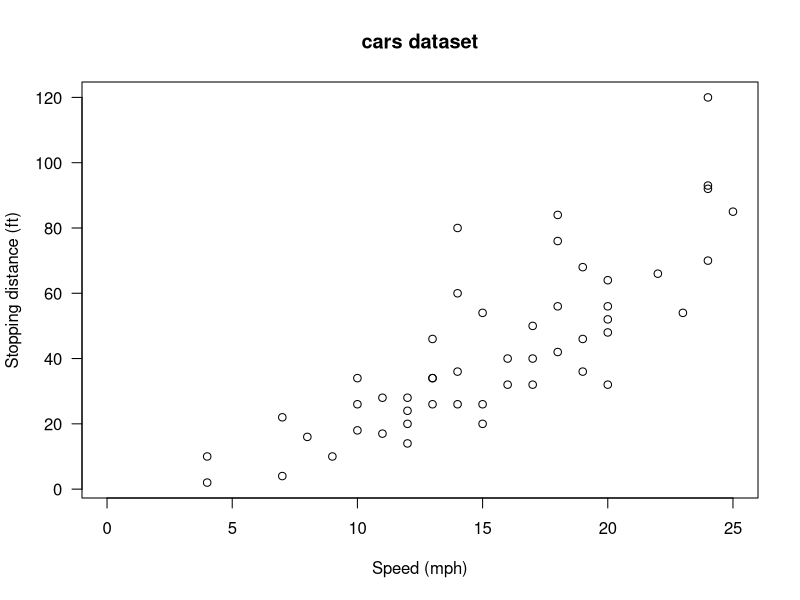
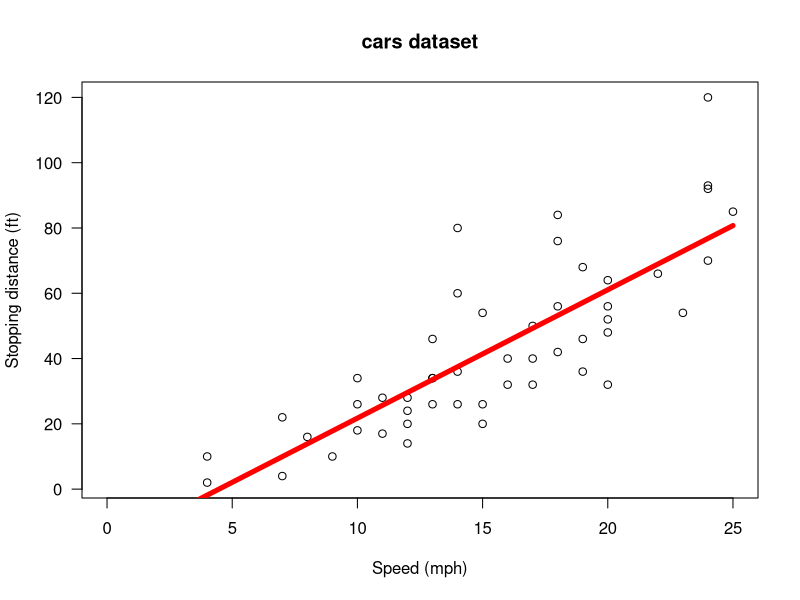
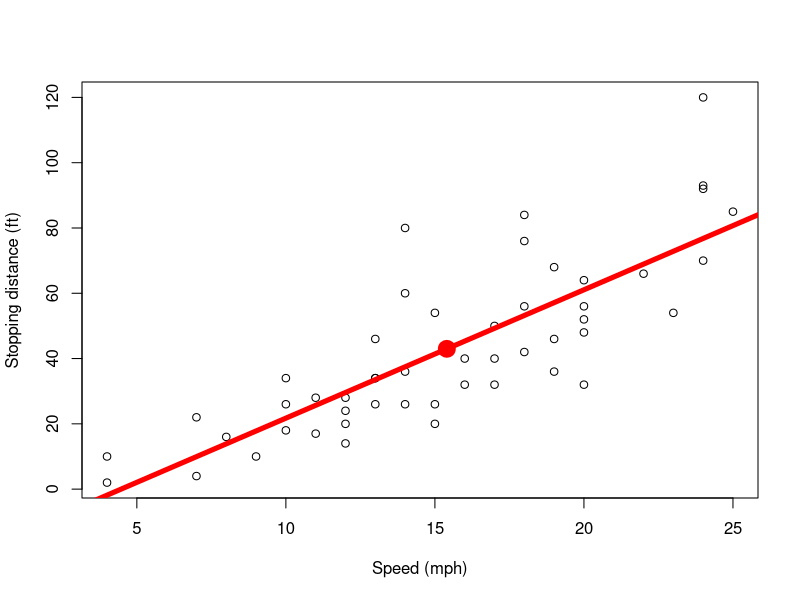
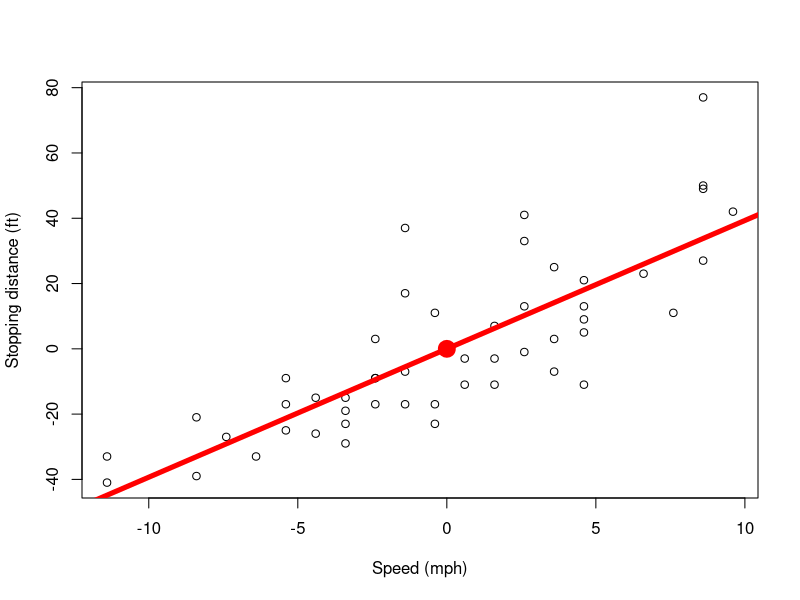
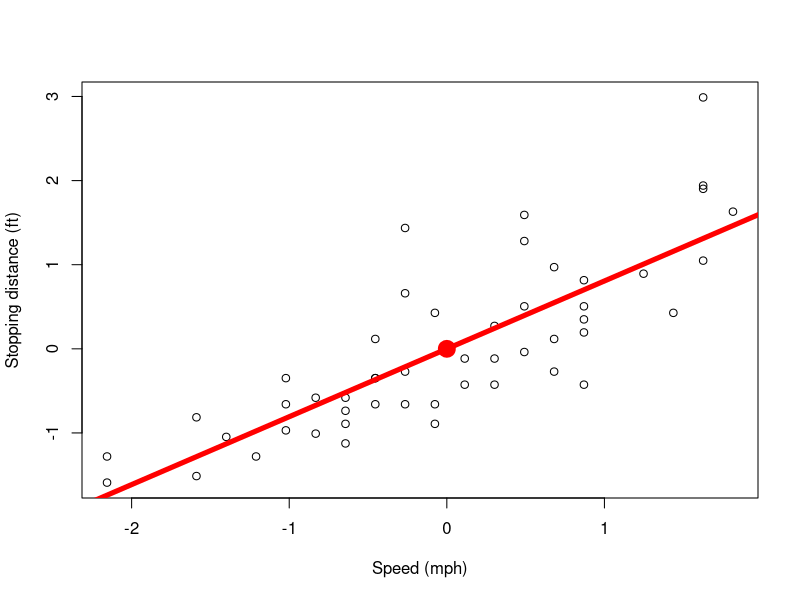
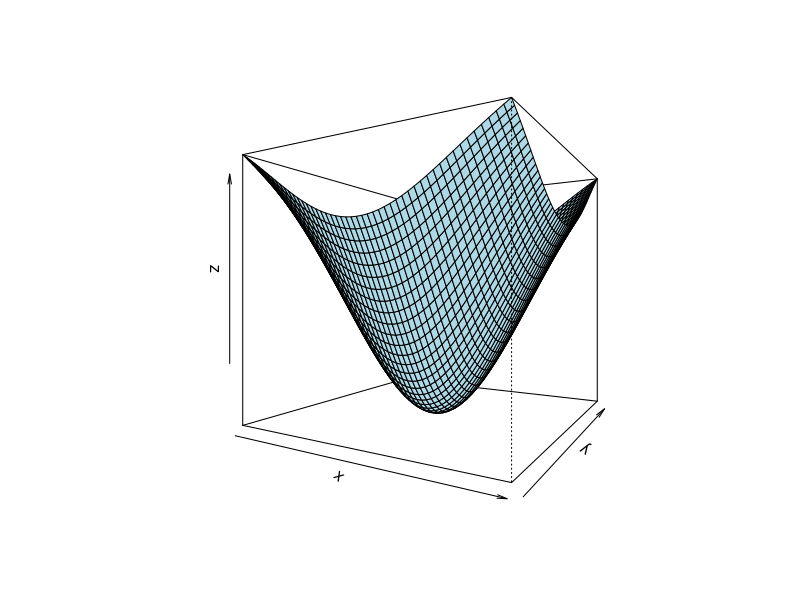
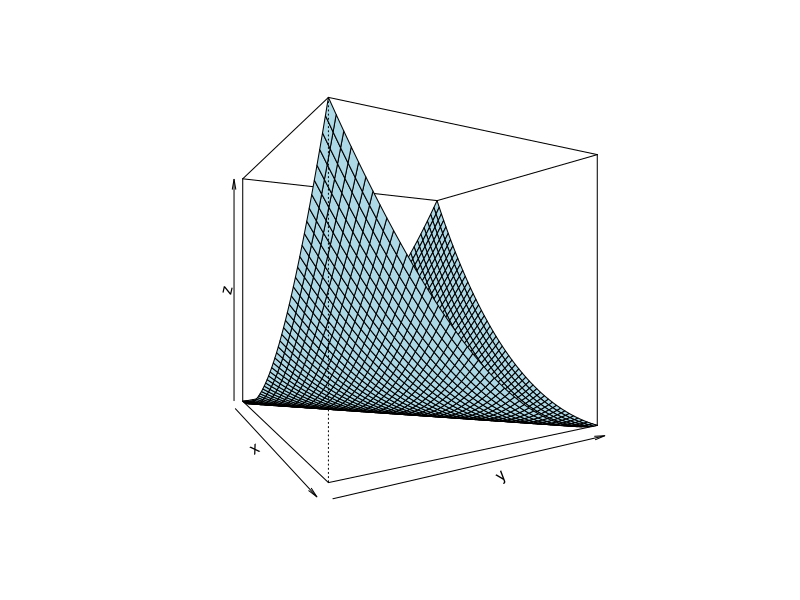
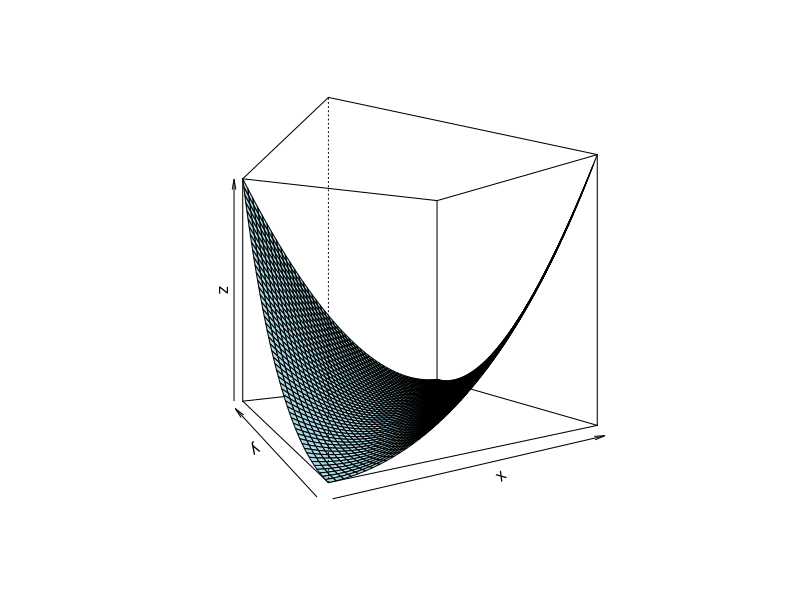

Generate these figures, in order, with R:
require(stats); require(graphics); attach(cars)
#scatter plot of the dataset "cars" 
pdf("../images/cars_data_plot.pdf")
plot(cars, xlab = "Speed (mph)", ylab = "Stopping distance (ft)",
     las = 1, xlim = c(0, 25))
title(main = "cars dataset")
dev.off()



#scatter plot of the dataset "cars" with the regression function, ie least square estimate
pdf("../images/cars_data_plot_regression.pdf")
plot(cars, xlab = "Speed (mph)", ylab = "Stopping distance (ft)",
     las = 1, xlim = c(0, 25))
title(main = "cars dataset")

d <- seq(0, 25, length.out = 200)
fm <- lm(dist ~ speed, data = cars)
lines(d, predict(fm, data.frame(speed = d)), col = 'red',lwd=5)
dev.off()


#scatter plot of the dataset "cars" with the regression function, ie least square estimate
# with added the center of gravity of the cloud of points
attach(cars);summary(cars); 
pdf("../images/cars_data_plot_regression_gravity.pdf")
plot(speed,dist,xlab = "Speed (mph)", ylab = "Stopping distance (ft)")
reglin<-lm(dist ~ speed); 
abline(reglin,col = "red", lwd=5); summary(reglin)
points(mean(speed),mean(dist),col = "red",lwd=10)
dev.off()

#scatter plot of the dataset "cars" with the regression function, ie least square estimate
# with added the center of gravity of the cloud of points, after recentering
dim_cars=dim(cars)
attach(cars);summary(cars); 
pdf("../images/cars_data_plot_regression_gravity_recentered.pdf")
cars_recentered <- as.data.frame(scale(cars, scale = FALSE))
plot(cars_recentered,xlab = "Speed (mph)", ylab = "Stopping distance (ft)")
reglin_center<-lm(cars_recentered$dist ~ cars_recentered$speed); 
abline(reglin_center,col = "red", lwd=5); summary(reglin)
points(mean(cars_recentered$speed),mean(cars_recentered$dist),col = "red",lwd=10)
dev.off()


#scatter plot of the dataset "cars" with the regression function, ie least square estimate
# with added the center of gravity of the cloud of points, after recentering+rescaling
attach(cars);summary(cars); 
pdf("../images/cars_data_plot_regression_gravity_recentered_rescaled.pdf")
cars_rescaled <- as.data.frame(scale(cars, scale = TRUE))
plot(cars_rescaled,xlab = "Speed (mph)", ylab = "Stopping distance (ft)")
reglin_center<-lm(cars_rescaled$dist ~ cars_rescaled$speed); 
abline(reglin_center,col = "red", lwd=5); summary(reglin)
points(mean(cars_rescaled$speed),mean(cars_rescaled$dist),col = "red",lwd=10)
dev.off()

sd(cars_rescaled$dist)

# check the formula for the expression of the lst square
mean(dist)
mean(speed)
cor(dist,speed)*sd(dist)/sd(speed)


# Surface example:
pdf("../images/CN0_2d.pdf")
x <- seq(-1, 1, length= 50)
y <- x
f <- function(x, y) { r <- -(x^2+y^2);1-exp(r) }
z <- outer(x, y, f)
z[is.na(z)] <- 1
op <- par(bg = "white")
persp(x, y, z, theta = 30, phi = 0, expand = 0.95, col = "lightblue")
dev.off()


# Surface example 2:
pdf("../images/CN0_2d_non_trivial.pdf")
x <- seq(-1, 1, length= 50)
y <- x
f <- function(x, y) { r <- -(x-y)^2;(1-r) }
z <- outer(x, y, f)
z[is.na(z)] <- 1
op <- par(bg = "white")
persp(x, y, z, theta = 60, phi = 0, expand = 0.95, col = "lightblue")
dev.off()


pdf("../images/CN0_2d_non_trivial2.pdf")
x <- seq(-1, 1, length= 50)
y <- x
f <- function(x, y) { r <- -(x-y)^2;(1-r) }
z <- outer(x, y, f)
z[is.na(z)] <- 1
op <- par(bg = "white")
persp(x, y, z, theta = -30, phi = 0, expand = 0.95, col = "lightblue")
dev.off()


# if not installed, install scatterplot3d
#install.packages("scatterplot3d")
require(scatterplot3d)
pdf("../images/tree_data_plot_regression.pdf")
data(trees)
s3d <- scatterplot3d(trees, type = "h", color = "blue",
                     angle = 55, scale.y = 0.7, pch = 16, main = "Adding elements")
my.lm <- lm(trees$Volume ~ trees$Girth + trees$Height)
s3d$plane3d(my.lm)
dev.off()
#Grith=circonference

# s3d$points3d(seq(10, 20, 2), seq(85, 60, -5), seq(60, 10, -10),
#              col = "red", type = "h", pch = 8)
